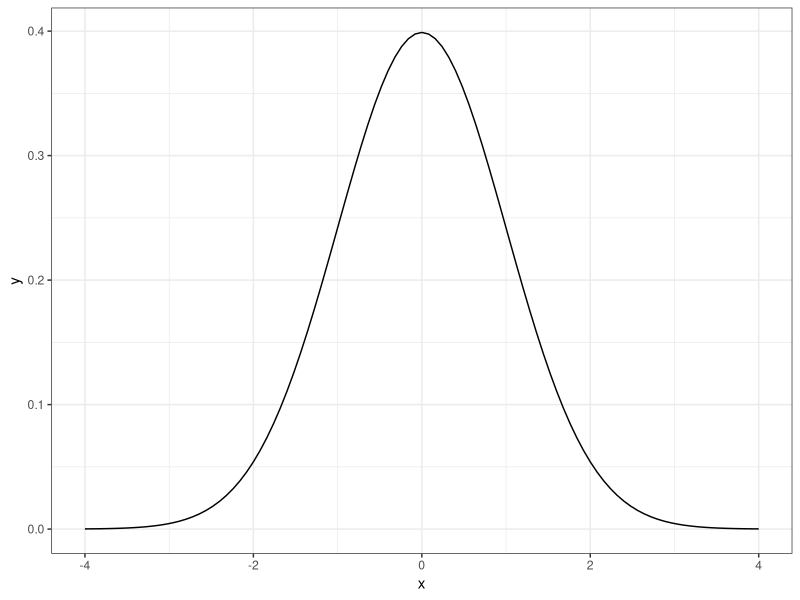
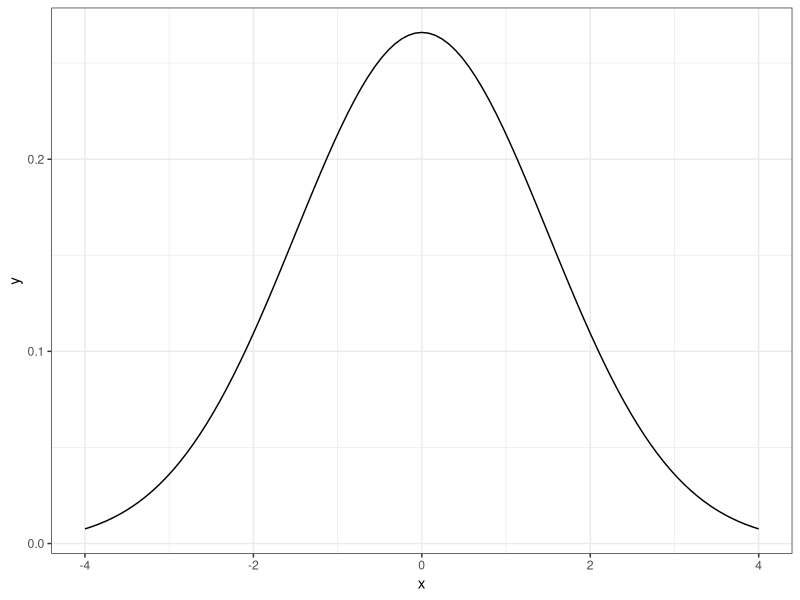
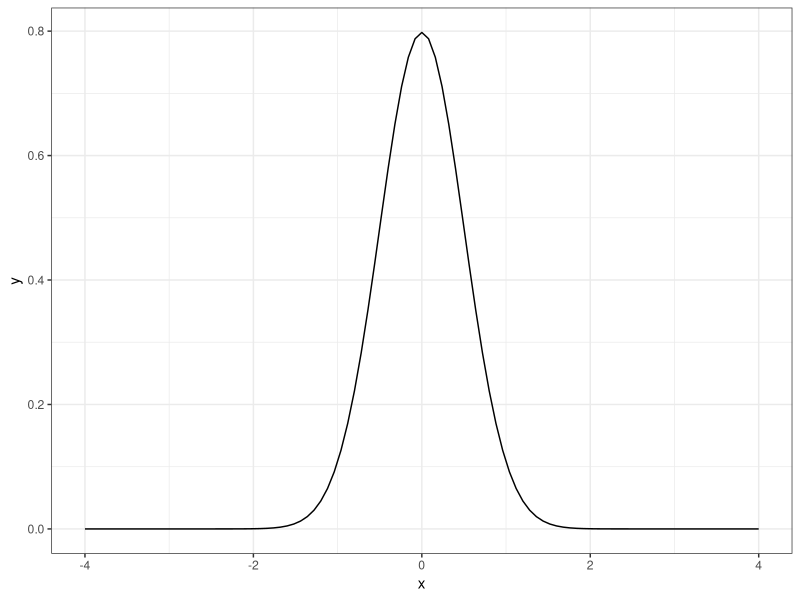

These figures' R source, in order:
## ---- chunk 1
library(ggplot2)
theme_set(theme_bw())
## ---- chunk 2
ggplot(data.frame(x = c(-4, 4)), aes(x = x)) +
  stat_function(fun = dnorm)
## ---- chunk 3
ggplot(data.frame(x = c(-4, 4)), aes(x = x)) +
  stat_function(fun = dnorm, args = list(mean = 0, sd = 1.5))
## ---- chunk 4
ggplot(data.frame(x = c(-4, 4)), aes(x = x)) +
  stat_function(fun = dnorm, args = list(mean = 0, sd = 0.5))
